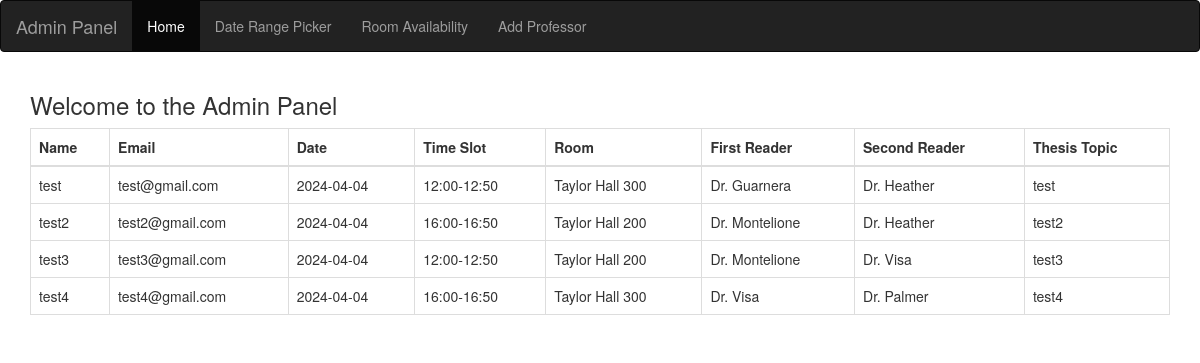
Page /admin_panel.php on the committed database.
### tables this page shows
CREATE TABLE `bookings` (
  `name` text NOT NULL,
  `email` varchar(25) NOT NULL,
  `date` date NOT NULL,
  `timeslot` varchar(25) NOT NULL,
  `room` varchar(255) NOT NULL,
  `reader_one` varchar(255) NOT NULL,
  `reader_two` varchar(255) NOT NULL,
  `thesis` varchar(255) DEFAULT NULL
);

### admin_panel.php (the view, shortened to what this page needs)
<?php
$mysqli = new mysqli('localhost', 'root', '', 'bookingcalendar');
function fetchAllBookings($mysqli) {
    $query = "SELECT * FROM bookings";
    $result = $mysqli->query($query);
    $bookings = [];
    if ($result) {
        while ($row = $result->fetch_assoc()) {
            $bookings[] = $row;
        }
    }
    return $bookings;
}
?>
<!DOCTYPE html>
<html>
<head>
    <link rel="stylesheet" href="https://maxcdn.bootstrapcdn.com/bootstrap/3.4.0/css/bootstrap.min.css">
</head>
<body>
    <nav class="navbar navbar-inverse">
      <div class="container-fluid">
        <div class="navbar-header">
          <a class="navbar-brand" href="#">Admin Panel</a>
        </div>
        <ul class="nav navbar-nav">
          <li class="active"><a href="admin_panel.php">Home</a></li>
          <li><a href="admin_panel.php?page=date_range_picker">Date Range Picker</a></li>
          <li><a href="admin_panel.php?page=room_availability">Room Availability</a></li>
          <li><a href="admin_panel.php?page=add_professor">Add Professor</a></li>
        </ul>
      </div>
    </nav>
    <div class="container">
        <?php
        if (isset($_GET['page'])) {
            $page = $_GET['page'];
            switch ($page) {
                case 'date_range_picker':
                    include('date_range_picker.php');
                    break;
                case 'room_availability':
                    include('room_availability.php');
                    break;
                case 'add_professor':
                    include('add_professor.php');
                    break;
                default:
                    echo "<h3>Welcome to the Admin Panel</h3>";
                    break;
            }
        } else {
            echo "<h3>Welcome to the Admin Panel</h3>";
            $allBookings = fetchAllBookings($mysqli);
            echo '<div class="table-responsive">';
            echo '<table class="table table-bordered">';
            echo '<thead>';
            echo '<tr>';
            echo '<th>Name</th>';
            echo '<th>Email</th>';
            echo '<th>Date</th>';
            echo '<th>Time Slot</th>';
            echo '<th>Room</th>';
            echo '<th>First Reader</th>';
            echo '<th>Second Reader</th>';
            echo '<th>Thesis Topic</th>';
            echo '</tr>';
            echo '</thead>';
            echo '<tbody>';
            foreach ($allBookings as $booking) {
                echo '<tr>';
                echo '<td>'.htmlspecialchars($booking['name']).'</td>';
                echo '<td>'.htmlspecialchars($booking['email']).'</td>';
                echo '<td>'.htmlspecialchars($booking['date']).'</td>';
                echo '<td>'.htmlspecialchars($booking['timeslot']).'</td>';
                echo '<td>'.htmlspecialchars($booking['room']).'</td>';
                echo '<td>'.htmlspecialchars($booking['reader_one']).'</td>';
                echo '<td>'.htmlspecialchars($booking['reader_two']).'</td>';
                echo '<td>'.htmlspecialchars($booking['thesis']).'</td>';
                echo '</tr>';
            }
            echo '</tbody>';
            echo '</table>';
            echo '</div>';
        }
        ?>
    </div>
</body>
</html>

### rows in the picture
bookings: name "test", email "test@gmail.com", date "2024-04-04", timeslot "12:00-12:50", room "Taylor Hall 300", reader_one "Dr. Guarnera", reader_two "Dr. Heather", thesis "test"
bookings: name "test2", email "test2@gmail.com", date "2024-04-04", timeslot "16:00-16:50", room "Taylor Hall 200", reader_one "Dr. Montelione", reader_two "Dr. Heather", thesis "test2"
bookings: name "test3", email "test3@gmail.com", date "2024-04-04", timeslot "12:00-12:50", room "Taylor Hall 200", reader_one "Dr. Montelione", reader_two "Dr. Visa", thesis "test3"
bookings: name "test4", email "test4@gmail.com", date "2024-04-04", timeslot "16:00-16:50", room "Taylor Hall 300", reader_one "Dr. Visa", reader_two "Dr. Palmer", thesis "test4"
